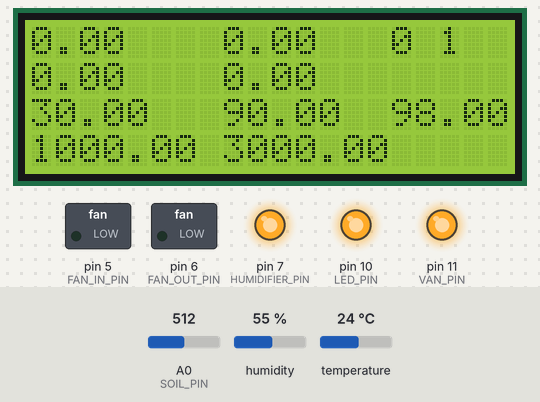
Bench run of a program on a simulated Arduino Uno, built with avr-gcc and run on an emulated ATmega328P. On the bench: 20×4 character LCD, switched loads named in the program (green lamp = pin HIGH), output pins drawn as LEDs (lit = HIGH). Inputs (shaded band) come from the test bench; at power-on: temperature 24 °C, A0 (SOIL_PIN) = 512, humidity 55 %. What the program prints to the serial monitor is not drawn.

Above: at 2.7 s.
2.8 s: temperature set to 29.2 °C
At 7.3 s:
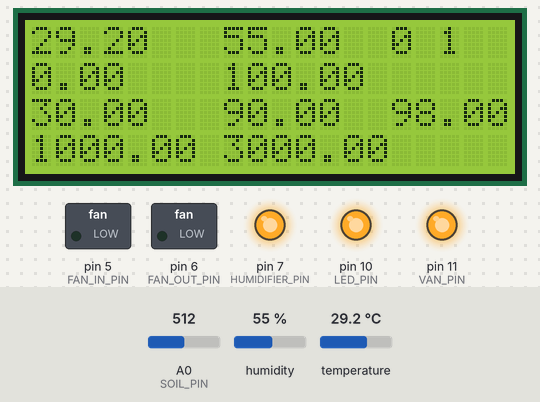
7.7 s: temperature set to 30.6 °C
At 8.9 s:
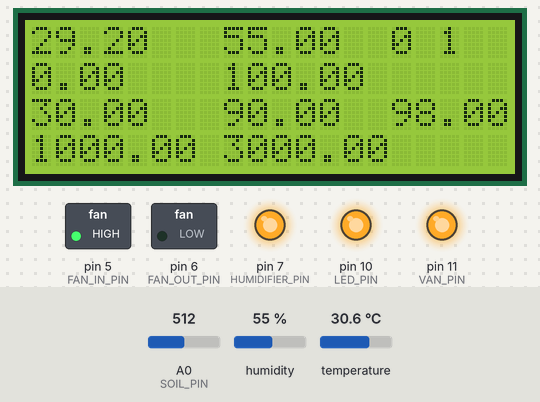
11.9 s: A0 (SOIL_PIN) set to 716
At 13.7 s:
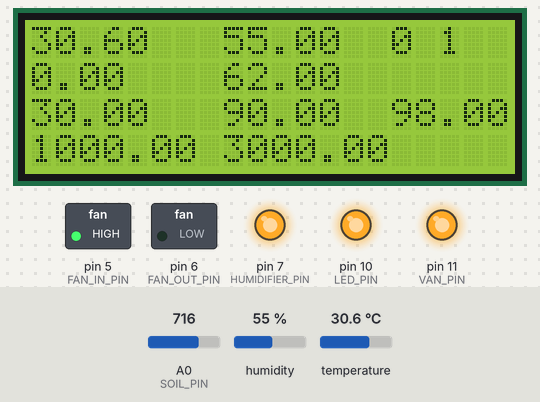
14.0 s: humidity set to 22 %
At 17.2 s:
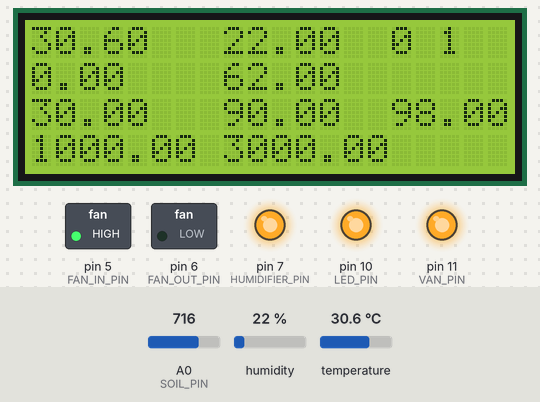
18.1 s: A0 (SOIL_PIN) set to 900
At 19.9 s:
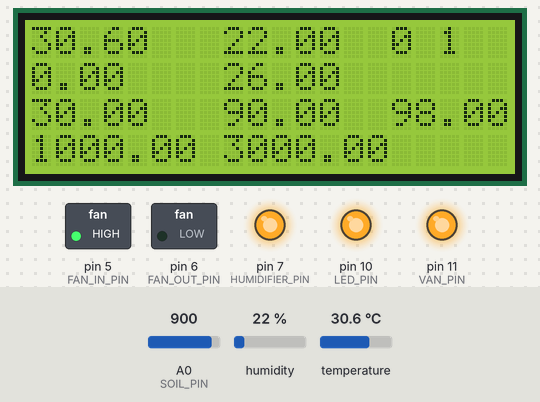
20.2 s: A0 (SOIL_PIN) set to 1023
At 22.0 s:
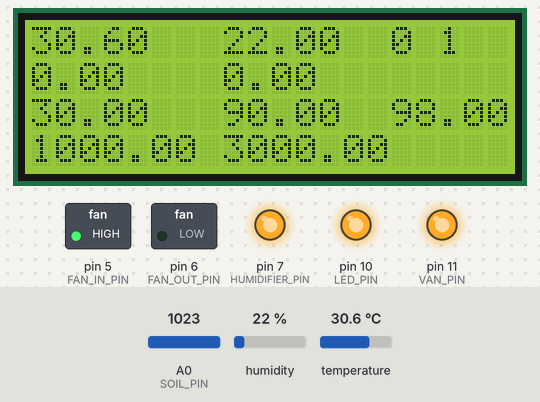
Timing chart, 0 to 23.3 s (numbered marks = the images above; inputs shaded):
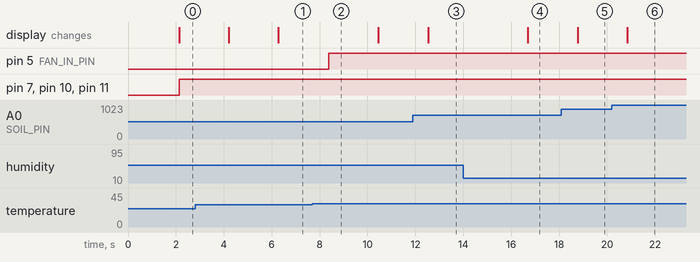

Measured:
- the behaviour switches between 30 and 30.1 °C on temperature (found by bisection; images 1 and 2)
- after the input at 2.8 s, the display: first differs from a run without the input after 3.5 s (image 1)
- after the input at 7.7 s, pin 5 (FAN_IN_PIN): LOW → HIGH after 0.68 s
- after the input at 11.9 s, the display: changes after 0.63 s (image 3)
- after the input at 14.0 s, the display: changes after 2.7 s (image 4)
- after the input at 18.1 s, the display: changes after 0.67 s (image 5)
- after the input at 20.2 s, the display: changes after 0.65 s (image 6)

The program:

main.cpp
```cpp
#include<Arduino.h>
#include<DHT.h>
#include<ArduinoJson.h>
#include<LiquidCrystal_I2C.h>
#include<ReportedData.h>
#include<DesiredData.h>
#include<AltSoftSerial.h>
#include<math.h>

#define DHTTYPE DHT22
#define DHTPIN 4
#define FAN_IN_PIN 5
#define FAN_OUT_PIN 6
#define HUMIDIFIER_PIN 7
//AltSerial 8,9 => CO2
#define LED_PIN 10
#define VAN_PIN 11
#define SOIL_PIN A0

//Đặt tên ID cho Arduino
const char ARDUINO_ID[10] = "AR01";
//Desired Init
DesiredData desired(ARDUINO_ID);
//Reported Init
ReportedData reported(ARDUINO_ID);
//AltSoftSerial
AltSoftSerial altSerial;
//Timing
uint16_t last_sent = 0;
uint16_t last_control = 0;
uint16_t last_read_co2 = 0;
uint16_t last_display = 0;
//CO2_SENSOR
float nco2 = 0;
float last_nco2 = 0;
//JSON ARDUINO
StaticJsonDocument<200> doc;
//Sensor and others
DHT dht(DHTPIN, DHTTYPE);
LiquidCrystal_I2C lcd(0x27, 20, 4);
//Message ID, reset mỗi khi chạy
uint16_t mess_id = 0;

/*
  Function name: reported_to_Json()
  Parameters: void
  Description: lấy dữ liệu reported từ Object reported, sử dụng doc để đóng gói
  lại thành chuỗi JSON sau đó gửi đến Raspberry pi thông qua Serial, nếu có lỗi xảy
  ra liên quan đến dữ liệu trong quá trình đóng gói, hệ thống sẽ gửi 1 đoạn code lỗi
  liên quan.
  Reference: https://arduinojson.org/v6/doc/serialization/
*/
void reported_to_Json(){
  float humid = reported.getHumidity();
  float temp = reported.getTemperature();
  float soil = reported.getSoilMoisture();
  float co2 = reported.getCO2();
  doc.clear();
  doc["Id"] = mess_id; mess_id++;
  doc["DeviceId"] = ARDUINO_ID;

  if(isnan(humid) || isnan(temp)){
    Serial.println("DHT_ERR");
  } else {
    doc["Temperature"] = temp;
    doc["Humidity"] = humid;
  }

  if (isnan(soil)){
    Serial.println("SOIL_ERR");
  } else {
     doc["SoilMoisture"] = soil;
  }

  if (isnan(co2)) {
    Serial.println("CO2_ERR");
  } else {
     doc["CO2"] = co2;
  }

  serializeJson(doc, Serial);
}

/*
  Function name: Json_to_desired()
  Parameters: command, ở đây là chuỗi điều khiển mà Arduino đọc được gửi đi từ Raspberry pi,
  chuỗi điều khiển này có dạng là:
  {'ArduinoId': arduino_id, 'Temperature': temp,
                   'MinHumidity': min_humid, 'MaxHumidity': max_humid,
                   'MinCO2' : min_co2, 'MaxCO2' : max_co2,
                   'Disable' : disable,
                   'LedState' : LedState}
  Description: Arduino sau khi nhận được chuỗi điều khiển từ Raspberry sẽ deserialize chuỗi
  điều khiển này, kiểm tra dữ liệu và lưu chúng vào trong Object desired, mỗi khi cần kiểm tra
  với yêu cầu của người dùng, hệ thống chỉ cần lấy object desired ra để kiểm tra.

  Reference: https://arduinojson.org/v6/doc/deserialization/
*/
void Json_to_desired(String command){
  doc.clear();
  DeserializationError error = deserializeJson(doc, command);
  if(error){
    Serial.println("JSON_ERR");
    return;
  } else {
    JsonVariant desiredTemp = doc["Temperature"];
    if(!desiredTemp.isNull()){
      desired.setTemperature(desiredTemp.as<float>());
    }

    JsonVariant minHumidity = doc["MinHumidity"];
    if(!minHumidity.isNull()){
      desired.setMinHumidity(minHumidity.as<float>());
    }

    JsonVariant maxHumidity = doc["MaxHumidity"];
    if(!maxHumidity.isNull()){
      desired.setMaxHumidity(maxHumidity.as<float>());
    }

    JsonVariant minCO2 = doc["MinCO2"];
    if(!minCO2.isNull()){
      desired.setMinCO2(minCO2.as<float>());
    }

    JsonVariant maxCO2 = doc["MaxCO2"];
    if(!maxCO2.isNull()){
      desired.setMaxCO2(maxCO2.as<float>());
    }

    JsonVariant LedState = doc["LedState"];
    if(!LedState.isNull()){
      desired.setLedState(LedState.as<bool>());
    }

    JsonVariant Disable = doc["Disable"];
    if(!Disable.isNull()){
      desired.setDisable(Disable.as<bool>());
    }
  }
}

/*
  Function name: lcd_display_init()
  Parameters: void
  Description: Sử dụng để hiện thị các tham số môi trường đo được
  và dữ liệu điều khiển của hệ thống lưu ý là chỉ áp dụng với
  màn hình LCD 20 cột và 4 hàng.
  Lưu ý là thư viện của LCD đã nằm sẵn trong code, /lib/LiquidCrystal_I2C
  Reference: https://www.youtube.com/watch?v=q9YC_GVHy5A
*/
void lcd_display_init(){
  lcd.clear();
  lcd.setCursor(0,0);
  lcd.print(reported.getTemperature());
  lcd.setCursor(8,0);
  lcd.print(reported.getHumidity());
  lcd.setCursor(15, 0);
  lcd.print(desired.isDisable());
  lcd.setCursor(17, 0);
  lcd.print(desired.getLedState());

  lcd.setCursor(0, 1);
  lcd.print(reported.getCO2());
  lcd.setCursor(8, 1);
  lcd.print(reported.getSoilMoisture());

  lcd.setCursor(0,2);
  lcd.print(desired.getTemperature());
  lcd.setCursor(8,2);
  lcd.print(desired.getMinHumidity());
  lcd.setCursor(15,2);
  lcd.print(desired.getMaxHumidity());

  lcd.setCursor(0,3);
  lcd.print(desired.getMinCO2());
  lcd.setCursor(8,3);
  lcd.print(desired.getMaxCO2());
}

/*
  Function name: reset_func()
  Parameters: void
  Description: Sử dụng để reset Arduino bằng phần mềm, do Cảm biến CO2 đôi
  lúc bị trục trặc nên dẫn đến việc đọc sai cảm biến CO2, tạm thời ta giải quyết
  vấn đề này bằng cách reset lại arduino bằng phần mềm.
*/
void(* resetFunc) (void) = 0; //declare reset function @ address 0

void setup(){
  Serial.begin(9600);
  altSerial.begin(9600);
  //pinMode
  dht.begin(); //DHT -> 4
  lcd.begin();
  lcd.backlight();
  pinMode(FAN_IN_PIN, OUTPUT);
  pinMode(FAN_OUT_PIN, OUTPUT);
  pinMode(HUMIDIFIER_PIN, OUTPUT);
  pinMode(VAN_PIN, OUTPUT);
  pinMode(LED_PIN, OUTPUT);

  digitalWrite(VAN_PIN, LOW);
  digitalWrite(LED_PIN, LOW);
  digitalWrite(FAN_IN_PIN, LOW);
  digitalWrite(FAN_OUT_PIN, LOW);
  digitalWrite(HUMIDIFIER_PIN, LOW);
}

void loop(){
  uint16_t current_time = millis();
  /*
    Đọc dữ liệu từ Raspberry pi
  */
  if (Serial.available()) {
    String command = Serial.readStringUntil('\n');
    command.trim();
    Json_to_desired(command);
  }

  /*
    Lưu ý: Đây là phần tính toán nồng độ khí CO2, nếu các bạn sử dụng
    cảm biến CO2 khác thì có thể xóa đi phần này, việc đo CO2 sẽ thông qua AltSoftSerial
  */
  if(altSerial.available())
  {
    const float zero = 1.01;
    const float span = 0.995;
    const float b = 0.171;
    const float c = 0.476;
    byte arr[5];
    float ch1 = 0, ch2 = 0, ch2b = 0, fa = 0, phanso = 0;
    altSerial.flush();
    altSerial.readBytesUntil('0', arr, 5);
    if(arr[4] != 0){
      //resetFunc();
    } else {
      ch1 = arr[0]*256 + arr[1];
      ch2 = arr[2]*256 + arr[3];
      ch2b = ch2 + 2100;
      fa = 1 - (ch1/(ch2b*zero));
      phanso = log(1-(fa/span)) / (-b);
      nco2 = pow(phanso, (1/c)) * pow(10, 4) * 1/2;
      reported.setCO2(nco2);
    }
  }
  delay(100);

  //Hiển thị LCD
  current_time = millis();
  if(current_time - last_display > 2000){
    lcd_display_init();
    last_display = current_time;
  }

  //Điều khiển và đo cảm biến
  current_time = millis();
  if(current_time - last_control > 2000){
    //Đo từ cảm biến
    float temp = dht.readTemperature();
    float humid = dht.readHumidity();
    int value = analogRead(A0);
    float percent = map(value, 0, 1023, 0, 100);
    float soil = (100 - percent)*2;

    reported.setTemperature(temp);
    reported.setHumidity(humid);
    reported.setSoilMoisture(soil);

    //Controlling
    if(desired.isDisable()){
      digitalWrite(FAN_IN_PIN, LOW);
      digitalWrite(FAN_OUT_PIN, LOW);
      digitalWrite(HUMIDIFIER_PIN, LOW);
      digitalWrite(VAN_PIN, LOW);
      digitalWrite(LED_PIN, LOW);
    } else {
      if(desired.getLedState()){
        digitalWrite(LED_PIN, HIGH);
      } else {
        digitalWrite(LED_PIN, LOW);
      }

      if(reported.getCO2() > desired.getMaxCO2()){
        digitalWrite(VAN_PIN, LOW);
      } else {
        if(reported.getCO2() < desired.getMinCO2()){
          digitalWrite(VAN_PIN, HIGH);
        }
      }

      if(reported.getHumidity() > desired.getMaxHumidity()){
        digitalWrite(HUMIDIFIER_PIN, LOW);
      } else {
        if(reported.getHumidity() < desired.getMinHumidity()){
          digitalWrite(HUMIDIFIER_PIN, HIGH);
        }
      }

      if(reported.getTemperature() > desired.getTemperature()){
        digitalWrite(FAN_IN_PIN, HIGH);
      } else {
        digitalWrite(FAN_IN_PIN, LOW);
      }

      bool fan_out_state = (reported.getCO2() > desired.getMaxCO2()) || (reported.getHumidity() > desired.getMaxHumidity());
      if(fan_out_state){
        digitalWrite(FAN_OUT_PIN, HIGH);
      } else {
        digitalWrite(FAN_OUT_PIN, LOW);
      }
    }
  }

  //Send reported data
  current_time = millis();
  if(current_time - last_sent > 8000){
    reported_to_Json();
    last_sent = current_time;
  }
}
```
